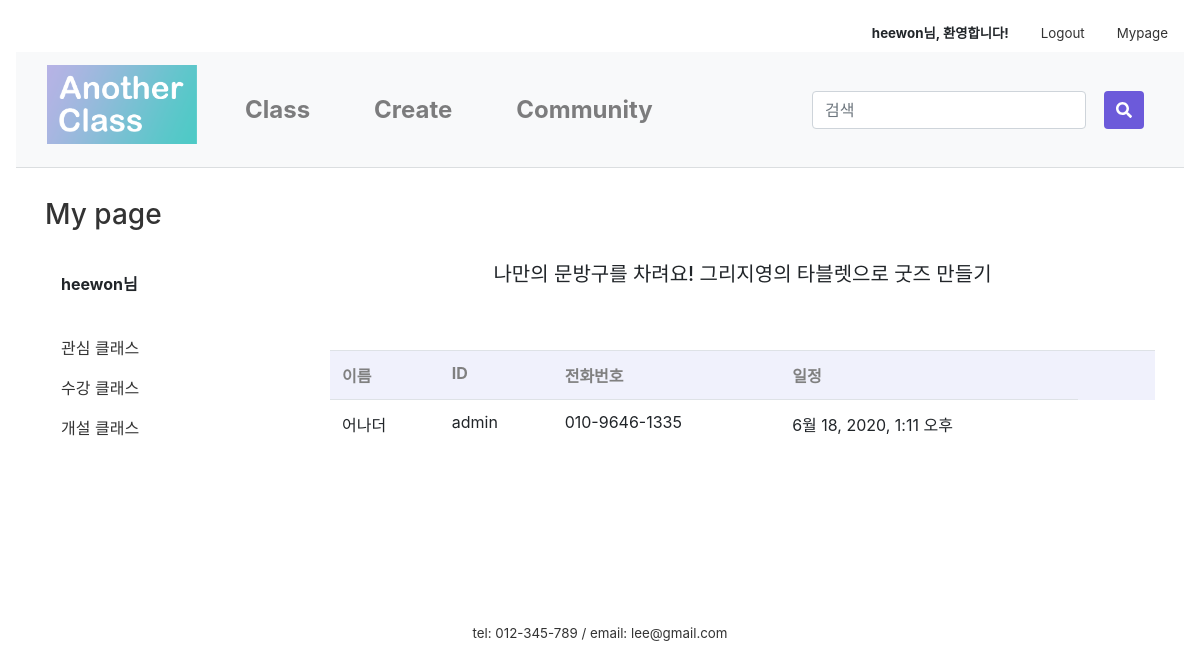
The page /mypage/myClass/36/applicant (signed in) on the database as committed earlier.
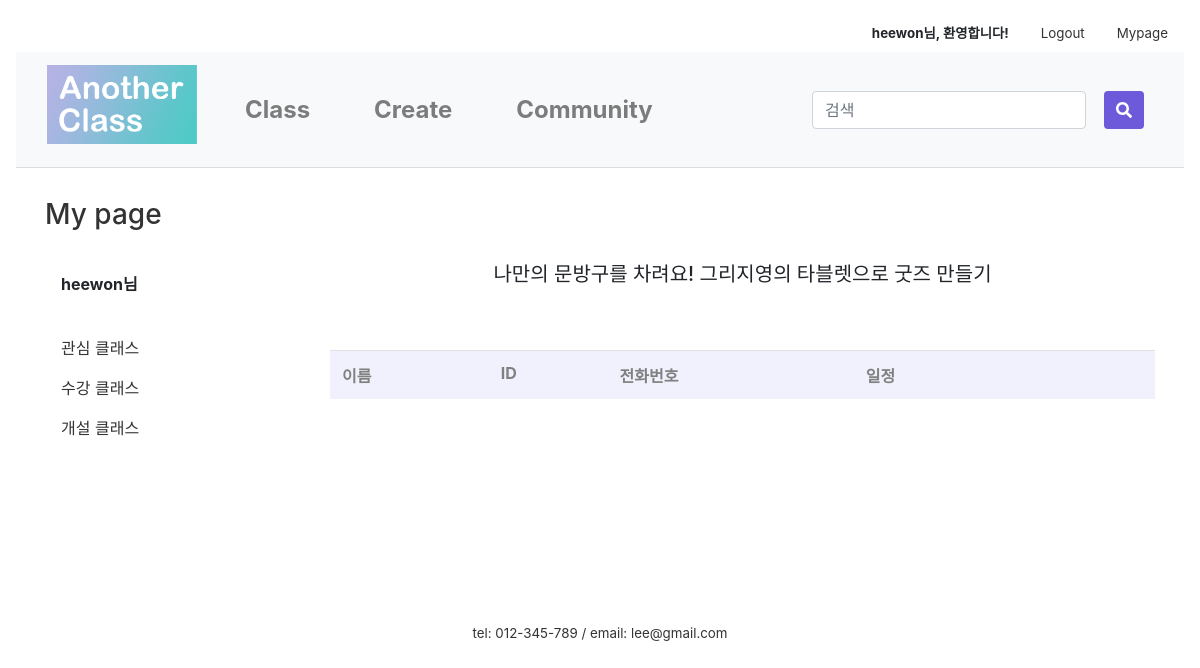
The same page on the database as committed later.
### firstApp/models.py (models this page shows, shortened)
class Class(models.Model):
    author = models.ForeignKey(settings.AUTH_USER_MODEL, on_delete=models.CASCADE, default=1)
    title = models.CharField(max_length=50)
    tutor = models.CharField(max_length=10)
    tutor_photo = ProcessedImageField(upload_to="tutor", processors=[ResizeToFill(300,300)], default='')
    tutor_insta = models.CharField(null=True, blank=True, max_length=50, default='')
    tutor_blog = models.CharField(null=True, blank=True, max_length=50, default='')
    tutor_youtube = models.CharField(null=True, blank=True, max_length=50, default='')
    category = models.ForeignKey('firstApp.Category', on_delete=models.CASCADE, default=1, related_name='category')
    area = models.ForeignKey('firstApp.Area', on_delete=models.CASCADE, default=1)
    photo = ProcessedImageField(upload_to="class", processors=[ResizeToFill(600,450)], default='')
    body = RichTextUploadingField(default='')
    tutor_body = RichTextUploadingField(default='')
    price = models.CharField(max_length=10)
    time = models.CharField(max_length=5)
    level = models.ForeignKey('firstApp.Level', on_delete=models.CASCADE, default=1, related_name='level')
    mode = models.ForeignKey('firstApp.Mode', on_delete=models.CASCADE, default=1, related_name='mode')
    in_min = models.PositiveIntegerField(null=True, blank=True, default='1')
    in_max = models.PositiveIntegerField(null=True, blank=True, default='1')
    like_user = models.ManyToManyField(settings.AUTH_USER_MODEL, blank=True, related_name='like_class')
    like_count = models.PositiveIntegerField(default=0)
    on_sale = models.BooleanField(null=True, default=False)
    sale_price = models.CharField(null=True, blank=True, max_length=10)
    on_permission = models.BooleanField(null=True, default=False)
    class Meta:
        permissions = [
            ('can_permit', 'Can permit')
        ]

class Apply(models.Model):
    author = models.ForeignKey(settings.AUTH_USER_MODEL, on_delete=models.CASCADE, default=1)
    inClass = models.ForeignKey('firstApp.Class', on_delete=models.CASCADE, default=1, related_name='apply')
    date = models.ForeignKey('firstApp.ClassDate', on_delete=models.CASCADE, default=1, related_name='apply')
    name = models.CharField(max_length=10)
    number = models.CharField(max_length=13)
    text = RichTextUploadingField(default='')

class ClassDate(models.Model):
    inClass = models.ForeignKey('firstApp.Class', on_delete=models.CASCADE, default=1, related_name='date_class')
    date = models.DateTimeField(default=timezone.now)

### firstApp/views.py (the view)
# urls.py: path('mypage/myClass/<int:class_id>/applicant', views.applicant, name='applicant'),
def applicant(request, class_id):
    class_detail = get_object_or_404(Class, pk=class_id)
    return render(request, 'firstApp/applicant.html', {'class_detail': class_detail})

### firstApp/templates/firstApp/applicant.html
{% extends 'firstApp/base.html' %}
{% load static %}
{% block content %}
{% if user.is_active %}
<link rel="stylesheet" href="{% static 'css/community.css' %}">
    <div class="container">
      <div class="row">
        <div class="col-sm-3">
          <div class="left-sidebar">
            <ul>
							<li data-toggle="tab">
								<a href="{% url 'mypage' %}" class="nounderline"><h3>My page</h3></a><br>
								<a class="nav-link"><strong>{{user.username}}님</strong></a>
									<br>
									<li class="nav-item">
										<a class="nav-link" href="/mypage/mylike">관심 클래스</a>
									</li>
									<li class="nav-item">
									  <a class="nav-link" href="/mypage/myApply">수강 클래스</a>
									</li>
									<li class="nav-item">
									  <a class="nav-link" href="/mypage/myClass">개설 클래스</a>
									</li>
							</li>
						</ul>
          </div>
        </div>
          <div class="col-sm-9">
            <h5>{{class_detail.title}}</h5>
            <table class="table">
              <tr>
                <th>이름</th>
                <th>ID</th>
                <th>전화번호</th>
                  <th>일정</th>
                  <th></th>
                  <th></th>
              </tr>
              {% for apply in class_detail.apply.all %}
              <tr>
                <td>{{apply.name}}</td>
                  <td>{{apply.author}}</td>
                  <td>{{apply.number}}</td>
                  <td>{{apply.date.date}}</td>
                </tr>
              {% endfor %}
            </table>
          </div>
      </div>
    </div>
{% else %}
<script type="text/javascript">
    alert('잘못된 접근입니다. \n로그인을 해주세요.')
    window.location.href = '/login';
  </script>
{% endif %}
{% endblock content %}

### firstApp/templates/firstApp/base.html (shortened to what this page needs)
{% load static %}
<link rel="stylesheet" href="https://stackpath.bootstrapcdn.com/bootstrap/4.4.1/css/bootstrap.min.css"
>
<link rel="stylesheet" href="{% static 'css/base.css' %}">
<link rel="stylesheet" href="{% static 'css/navbar_custom.css' %}">
<div class="nav inner">
  <div class="container-fluid" style="width:1500px; padding: 0px;">
    <nav class="nav nav-masthead justify-content-end">
      {% if user.is_active %}
      <a class="nav-link"><strong>{{user.username}}님, 환영합니다!</strong></a>
      <a class="nav-link" href="/logout">Logout</a>
      <a class="nav-link" href="/mypage">Mypage</a>
      {% else %}
      <a class="nav-link" href="/login">Login</a>
      <a class="nav-link" href="/signup">Join</a>
      {% endif %}
    </nav>
  </div>
</div>
<nav class="navbar navbar-expand-lg navbar-light bg-light navbar-custom">
  <div class="container-fluid" style="width:1500px;">
    <a class="navbar-brand logo" href="/main"><img src="{% static 'image\logo_1.png' %}" alt="Logo" style="max-width: 30vw; width:150px; padding-bottom:10px;"></a>
  <div class="collapse navbar-collapse" id="navbarSupportedContent">
    <ul class="navbar-nav mr-auto">
      <li class="nav-item nav-item-custom">
        <a class="nav-link" href="/class_search">Class</a>
      </li>
      <li class="nav-item nav-item-custom">
        <a class="nav-link" href="/intro_createclass">Create</a>
      </li>
      <li class="nav-item nav-item-custom">
        <a class="nav-link" href="/community">Community</a>
      </li>
    </ul>
  <div class="nav-item nav-item-custom">
    <div class="row">
      <form class="form-inline my-2 my-lg-0" action="{% url 'searchResult' %}" method="get">
      <div class="col-xs-8" style="max-width:50vw;">
        <input class="form-control mr-sm-2" type="search" placeholder="검색" aria-label="Search" name="qq" value="{{ qq }}">
      </div>
       <div class="col-xs-2" style="margin-left:10px;">
          <button class="btn btn-primary my-2 my-sm-0" type="submit" style="height:38px">
        <i class="fas fa-search"></i>
            </button>
       </div>
      </form>
    </div>
      </div>
  </div>
  </div>
</nav>
<main role="main">
  {% block content %}
  {% endblock content%}
</main>
<footer class="mastfoot mt-auto text-center">
  <div class="inner" style="margin-top:10rem;">
    <p style="margin:0">tel: 012-345-789 /
      email: lee@gmail.com</p>
  </div>
</footer>

### firstApp/static/css/base.css (style rules this page uses)
img { max-width:100%; }
.mastfoot { color: #333; }
.inner { font-size:10pt; }
.btn-primary, .btn-primary:active, .btn-primary:visited { background-color:#6C5ADA !important; border:none !important; color:white !important; }
h5 { text-align: center; margin: 3rem; padding:1rem; }
.nounderline { text-decoration: none !important; }

### firstApp/static/css/navbar_custom.css (style rules this page uses)
a { color:#333; }
.navbar { margin-bottom:30px; border-bottom: 0.1px solid rgb(219, 222, 224); }
.navbar-custom { font-size: x-large; font-weight: bold; background-color: #fff; }
.nav-item-custom { padding-left: 1.5rem; padding-right: 1.5rem; }

### firstApp/static/css/community.css (style rules this page uses)
ul { list-style:none; padding-left:0 }
th { color:gray; background-color:#f0f1fc; }

Rows that differ between the two databases and show on the page:
removed Apply: name "어나더", author "admin", number "010-9646-1335", date "6월 18, 2020, 1:11 오후"
